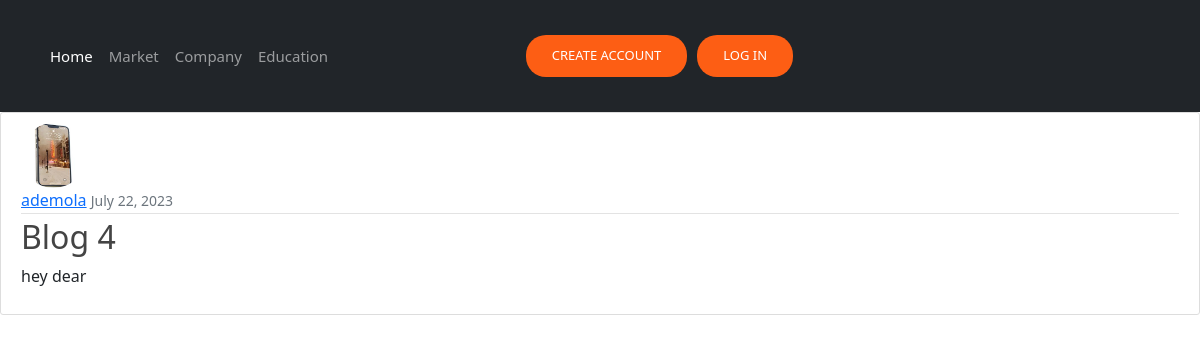
Page /post/4/ on the earlier database version.
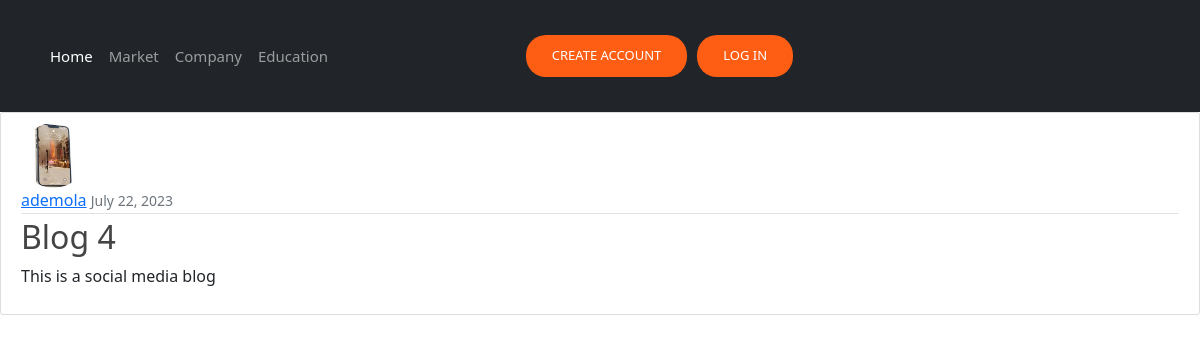
Same page on the later database version.
### blog/models.py (models this page shows, shortened)
class Post(models.Model):
    title = models.CharField(max_length=100)
    content = models.TextField()
    date_posted = models.DateTimeField(default=timezone.now)
    author = models.ForeignKey(User, on_delete=models.CASCADE)

### users/models.py (models this page shows, shortened)
class Profile(models.Model):
    user = models.OneToOneField(User, on_delete=models.CASCADE)
    image= models.ImageField(default='default.jpg', upload_to='profile_pics')

### blog/views.py (the view)
# urls.py: path('post/<int:pk>/', PostDetailView.as_view(), name='post-detail'),
class  PostDetailView(DetailView):
    model = Post

### blog/templates/blog/post_detail.html (shortened to what this page needs)
{% extends "blog/base.html" %}
{% block content %}
    <article class="media content-section">
      <img class="rounded-circle article-img" src="{{object.author.profile.image.url}}"
        <div class="media-body">
          <div class="article-metadata">
            <a class="mr-2" href="{% url 'user-posts' object.author.username %}">{{ object.author }}</a>
            <small class="text-muted">{{ object.date_posted|date:"F d, Y" }}</small>
          </div>
          <h2 class="article-title">{{object.title }}</a></h2>
          <p class="article-content">{{object.content }}</p>
        </div>
{% endblock content %}

Differences in the rows shown:
changed Post "Blog 4": content "hey dear" → "This is a social media blog"
